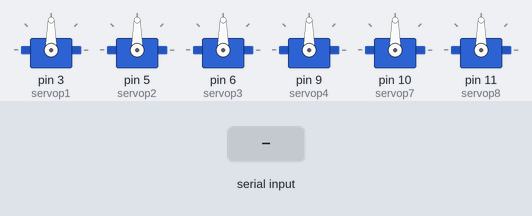
The sketch below on a simulated Arduino Uno, built with avr-gcc and run on an emulated ATmega328P. Parts: 6 × servo. The inputs (shaded band) are chosen by the test bench.

Above: at 1.2 s.
1.3 s: "1\n" received over Serial
At 1.7 s:
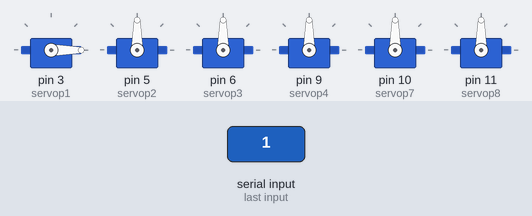
2.8 s: "2\n" received over Serial
At 4.0 s:
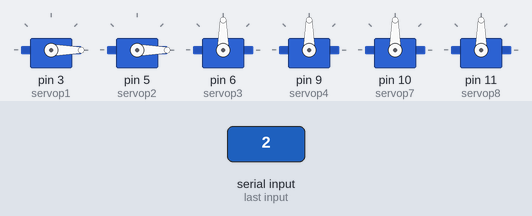
4.3 s: "3\n" received over Serial
At 5.3 s:
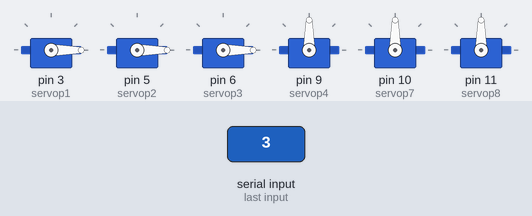
5.8 s: "4\n" received over Serial
At 6.4 s:
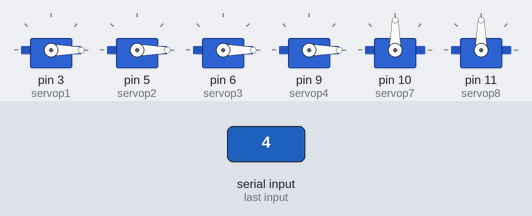
7.3 s: "7\n" received over Serial
At 8.5 s:
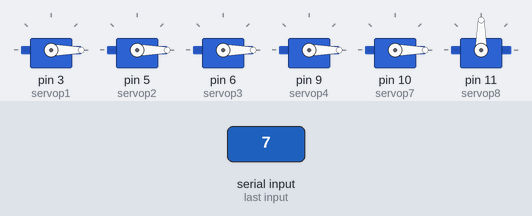
8.8 s: "1:90\n" received over Serial
At 9.5 s:
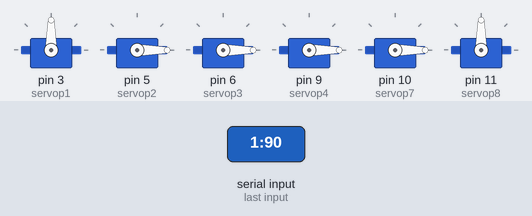
Timing chart, 0 to 11.5 s (numbered marks = the images above; inputs shaded):
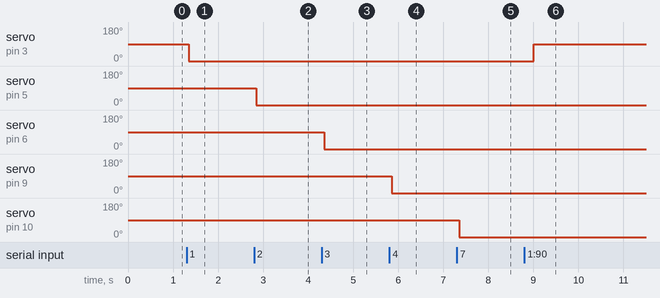

The sketch:

rpi_servo_control.ino
```cpp
#include <Servo.h>

String data;

int servop1 = 3;
int servop2 = 5;
int servop3 = 6;
int servop4 = 9;
int servop7 = 10;
int servop8 = 11;

Servo servo1, servo2, servo3, servo4, servo7, servo8;

void setup() {
  Serial.begin(9600);
  servo1.attach(servop1);
  servo2.attach(servop2);
  servo3.attach(servop3);
  servo4.attach(servop4);
  servo7.attach(servop7);
  servo8.attach(servop8);
}

void loop() {
  if (Serial.available()) {
    char received = Serial.read();
    data += received;
    if (received == '\n') {
      String servoId = getValue(data, ':', 0);
      String servoAngle = getValue(data, ':', 1);
      if (servoAngle.toInt() >= 0 && servoAngle.toInt() <= 180) {
        switch (servoId.toInt()) {
          case 1:
            servo1.write(servoAngle.toInt());
            break;
          case 2:
            servo2.write(servoAngle.toInt());
            break;
          case 3:
            servo3.write(servoAngle.toInt());
            break;
          case 4:
            servo4.write(servoAngle.toInt());
            break;
          case 7:
            servo7.write(servoAngle.toInt());
            break;
          case 8:
            servo8.write(servoAngle.toInt());
            break;
        }
      }
      data = "";
    }
  }
  delay(50);
}

String getValue(String data, char separator, int index)
{
  int found = 0;
  int strIndex[] = {0, -1};
  int maxIndex = data.length() - 1;

  for (int i = 0; i <= maxIndex && found <= index; i++) {
    if (data.charAt(i) == separator || i == maxIndex) {
      found++;
      strIndex[0] = strIndex[1] + 1;
      strIndex[1] = (i == maxIndex) ? i + 1 : i;
    }
  }

  return found > index ? data.substring(strIndex[0], strIndex[1]) : "";
}
```

Measured:
- after the input at 1.3 s, servo on pin 3 (servop1): 90° → 0° after 0.05 s
- after the input at 2.8 s, servo on pin 5 (servop2): 90° → 0° after 0.05 s
- after the input at 4.3 s, servo on pin 6 (servop3): 90° → 0° after 0.05 s
- after the input at 5.8 s, servo on pin 9 (servop4): 90° → 0° after 0.05 s
- after the input at 7.3 s, servo on pin 10 (servop7): 90° → 0° after 0.05 s
- after the input at 8.8 s, servo on pin 3 (servop1): 0° → 90° after 0.21 s
